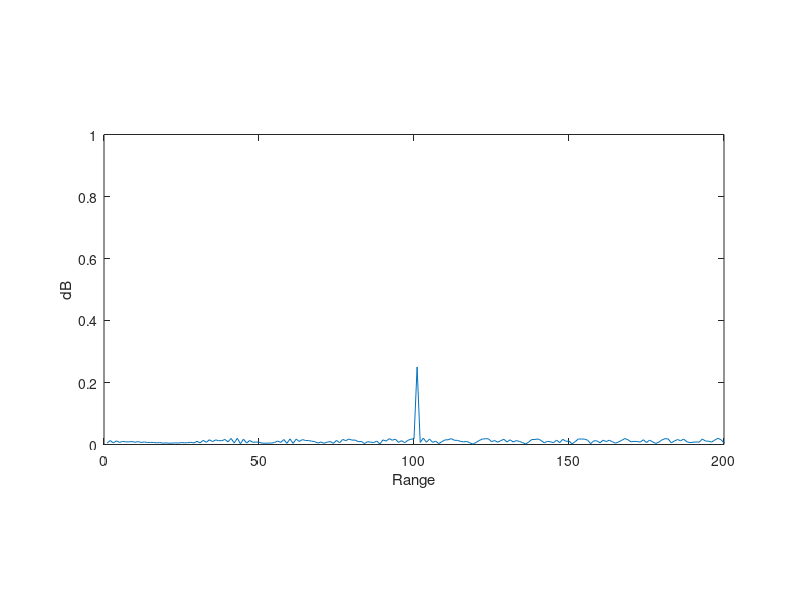
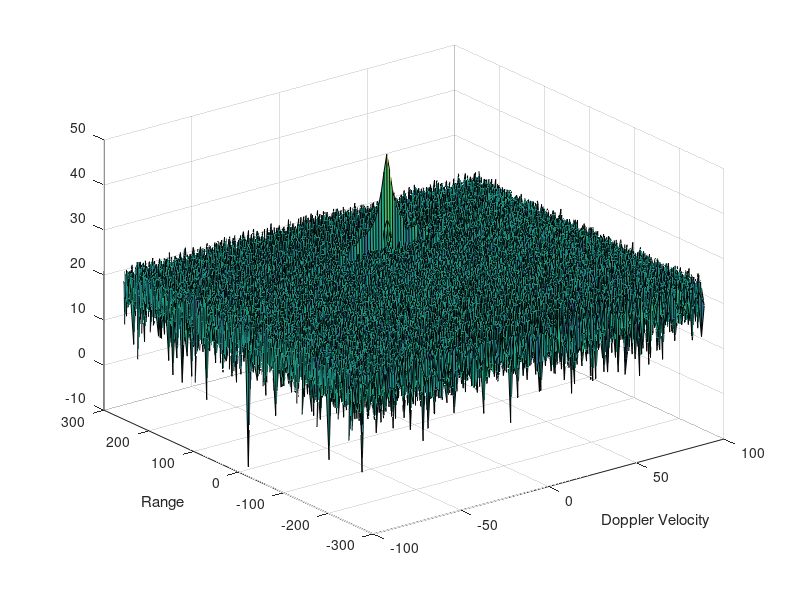
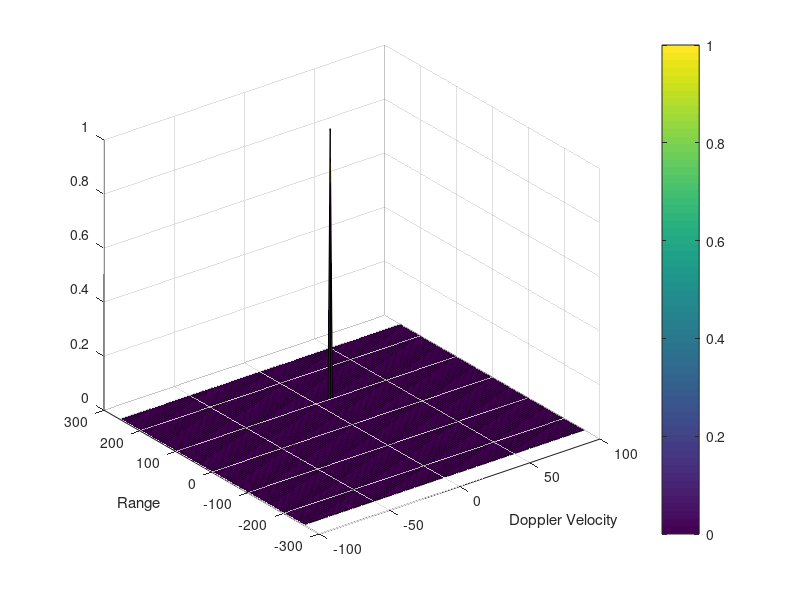

Write the MATLAB code that produced these figures, in order.
clear all;
clc;
close all;

%% Radar Specifications 
%%%%%%%%%%%%%%%%%%%%%%%%%%%
% Frequency of operation = 77GHz
% Max Range = 200m
% Range Resolution = 1 m
% Max Velocity = 100 m/s
% Speed of light = 3e8
%%%%%%%%%%%%%%%%%%%%%%%%%%%
carrierFreq = 77e9;
maxRange = 200;
rangeResolution = 1;
maxV = 70;
minV = -70;
velResolution = 3;
c = 3e8;

%% User Defined Range and Velocity of target
% *%TODO* :
% define the target's initial position and velocity. Note : Velocity
% remains contant
initTargetRange = 100;
initTargetVelocity = 10;


%% FMCW Waveform Generation

% *%TODO* :
% Design the FMCW waveform by giving the specs of each of its parameters.
% Calculate the Bandwidth (B), Chirp Time (Tchirp) and Slope (slope) of the FMCW
% chirp using the requirements above.

sweepBandwidth = c/(2*rangeResolution);
Tchirp = 5.5*2*maxRange/c;
sweepSlope = sweepBandwidth/Tchirp;

                                                          
%% Set up loop sequence                              
% The number of chirps in one sequence. Its ideal to have 2^ value for the ease of running the FFT
% for Doppler Estimation. 
Nd = 128;                   % #of doppler cells OR #of sent periods % number of chirps

% The number of samples on each chirp. 
Nr = 1024;                  %for length of time OR # of range cells

% Timestamp for running the displacement scenario for every sample on each
% chirp
t = linspace(0, Nd*Tchirp, Nr*Nd); %total time for samples


% Creating the vectors for Tx, Rx and Mix based on the total samples input.
Tx = zeros(1,length(t)); %transmitted signal
Rx = zeros(1,length(t)); %received signal
Mix = zeros(1,length(t)); %beat signal

% Similar vectors for range_covered and time delay.
rangeTarget = zeros(1,length(t));
timeDelay = zeros(1,length(t));

%% Signal generation and Moving Target simulation
% Running the radar scenario over the time. 

for i = 1 : length(t)         
 
    % *%TODO* :
    % For each time stamp update the Range of the Target for constant velocity.
    rangeTarget(i) = initTargetRange + initTargetVelocity*t(i);
    timeDelay(i) = 2*rangeTarget(i)/c;
    
    % *%TODO* :
    %For each time sample we need update the transmitted and
    %received signal. 
    Tx(i) = cos(2*pi*(carrierFreq*t(i)+sweepSlope*t(i)^2/2));
    Rx(i) = cos(2*pi*(carrierFreq*(t(i)-timeDelay(i)) + (sweepSlope*(t(i)-timeDelay(i))^2)/2));
    
    % *%TODO* :
    %Now by mixing the Transmit and Receive generate the beat signal
    %This is done by element wise matrix multiplication of Transmit and
    %Receiver Signal
    Mix(i) = times(Tx(i), Rx(i));
    
end

%% RANGE MEASUREMENT
% *%TODO* :
% run the FFT on the beat signal along the range bins dimension (Nr) and
% normalize.
MixFFT = fft(Mix,Nr)./Nr;

% *%TODO* :
% Take the absolute value of FFT output
MixFFT = abs(MixFFT);

% *%TODO* :
% Output of FFT is double sided signal, but we are interested in only one side of the spectrum.
% Hence we throw out half of the samples.
MixFFT  = MixFFT(1:Nr/2);

% plotting the range
figure ('Name', 'Range from First FFT');

% *%TODO* :
% plot FFT output 
plot(MixFFT);
pbaspect([2 1 1]);
xlabel('Range');
ylabel('dB');
axis ([0 maxRange 0 1]);

%% RANGE DOPPLER RESPONSE
% The 2D FFT implementation is already provided here. This will run a 2DFFT
% on the mixed signal (beat signal) output and generate a range doppler
% map.You will implement CFAR on the generated RDM


% Range Doppler Map Generation.

% The output of the 2D FFT is an image that has reponse in the range and
% doppler FFT bins. So, it is important to convert the axis from bin sizes
% to range and doppler based on their Max values.

Mix=reshape(Mix,[Nr,Nd]);

% 2D FFT using the FFT size for both dimensions.
sig_fft2 = fft2(Mix,Nr,Nd);

% Taking just one side of signal from Range dimension.
sig_fft2 = sig_fft2(1:Nr/2,1:Nd);
sig_fft2 = fftshift (sig_fft2);
RDM = abs(sig_fft2);
RDM = 10*log10(RDM) ;

% use the surf function to plot the output of 2DFFT and to show axis in both
% dimensions
doppler_axis = linspace(-100,100,Nd);
range_axis = linspace(-200,200,Nr/2)*((Nr/2)/400);
figure,surf(doppler_axis,range_axis,RDM);
xlabel('Doppler Velocity');
ylabel('Range');

%% CFAR implementation

% Slide Window through the complete Range Doppler Map

% *%TODO* :
% Select the number of Training Cells in both the dimensions.
Tr = 2;
Td = 1;

% *%TODO* :
% Select the number of Guard Cells in both dimensions around the Cell under 
% test (CUT) for accurate estimation
Gr = 2;
Gd = 1;

% *%TODO* :
% offset the threshold by SNR value in dB
offset = 1.5;

% *%TODO* :
% Create a vector to store noise_level for each iteration on training cells
windowSize = (2*Tr+2*Gr+1)*(2*Td+2*Gd+1);
numTrainingCells = windowSize-(2*Gr+1)*(2*Gd+1);
mapCFAR = zeros(size(RDM));
[RDMr, RDMd] = size(RDM);

% *%TODO* :
% design a loop such that it slides the CUT across range doppler map by
% giving margins at the edges for Training and Guard Cells.
% For every iteration sum the signal level within all the training
% cells. To sum convert the value from logarithmic to linear using db2pow
% function. Average the summed values for all of the training
% cells used. After averaging convert it back to logarithimic using pow2db.
% Further add the offset to it to determine the threshold. Next, compare the
% signal under CUT with this threshold. If the CUT level > threshold assign
% it a value of 1, else equate it to 0.


% Use RDM[x,y] as the matrix from the output of 2D FFT for implementing
% CFAR
for i = 1 : RDMd-2*(Td+Gd)
    for j = 1 : RDMr-2*(Tr+Gr)
        
        % Crop the RDM with patch size
        trainingCellsPatch = db2pow( RDM(j : j+2*(Tr+Gr), i : i+2*(Td+Gd)) );
        % set guard cells and CUT to 0
        trainingCellsPatch(Tr+1 : end-Tr, Td+1 : end-Td) = 0;
        
        noiseLevel = pow2db(sum(sum(trainingCellsPatch))/numTrainingCells);
        noiseLevel = noiseLevel*offset; % scale noise level with offset
        
        if RDM(j+(Td+Gr),i+(Td+Gd)) > noiseLevel
            mapCFAR(j+(Td+Gr), i+(Td+Gd)) = 1;
        else
            mapCFAR(j+(Td+Gr), i+(Td+Gd)) = 0;
        end
           
    end
end

% *%TODO* :
% display the CFAR output using the Surf function like we did for Range
% Doppler Response output.
figure('Name','CA-CFAR Filtered RDM'),surf(doppler_axis, range_axis, mapCFAR);
xlabel('Doppler Velocity');
ylabel('Range');
colorbar;
